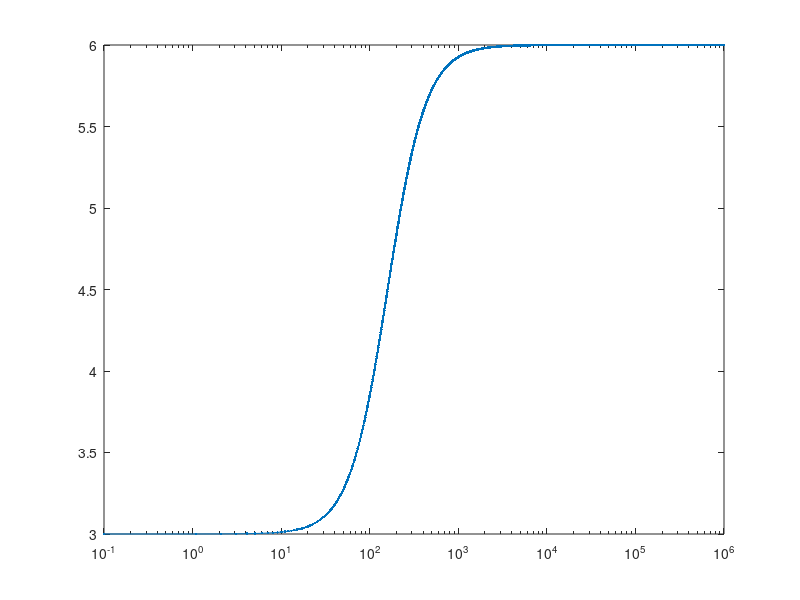
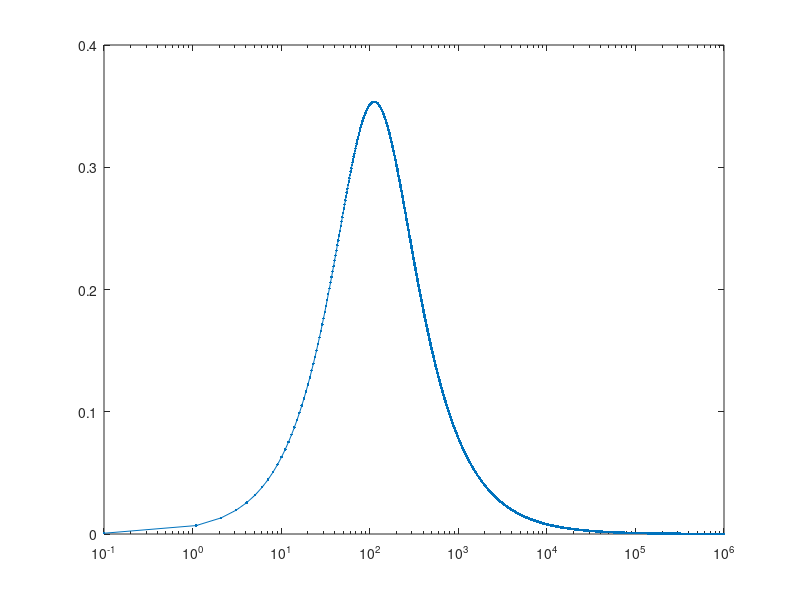

MATLAB code to generate these figures, in order:
E=3;

f=0.1:10^6;
tau=10^-3;
w=2*pi*f*tau;

Eeff=E*(1+1./(1-1i./w));
close all;
semilogx(f,real(Eeff),'.-');
figure;
semilogx(f,tan(angle(Eeff)),'.-');